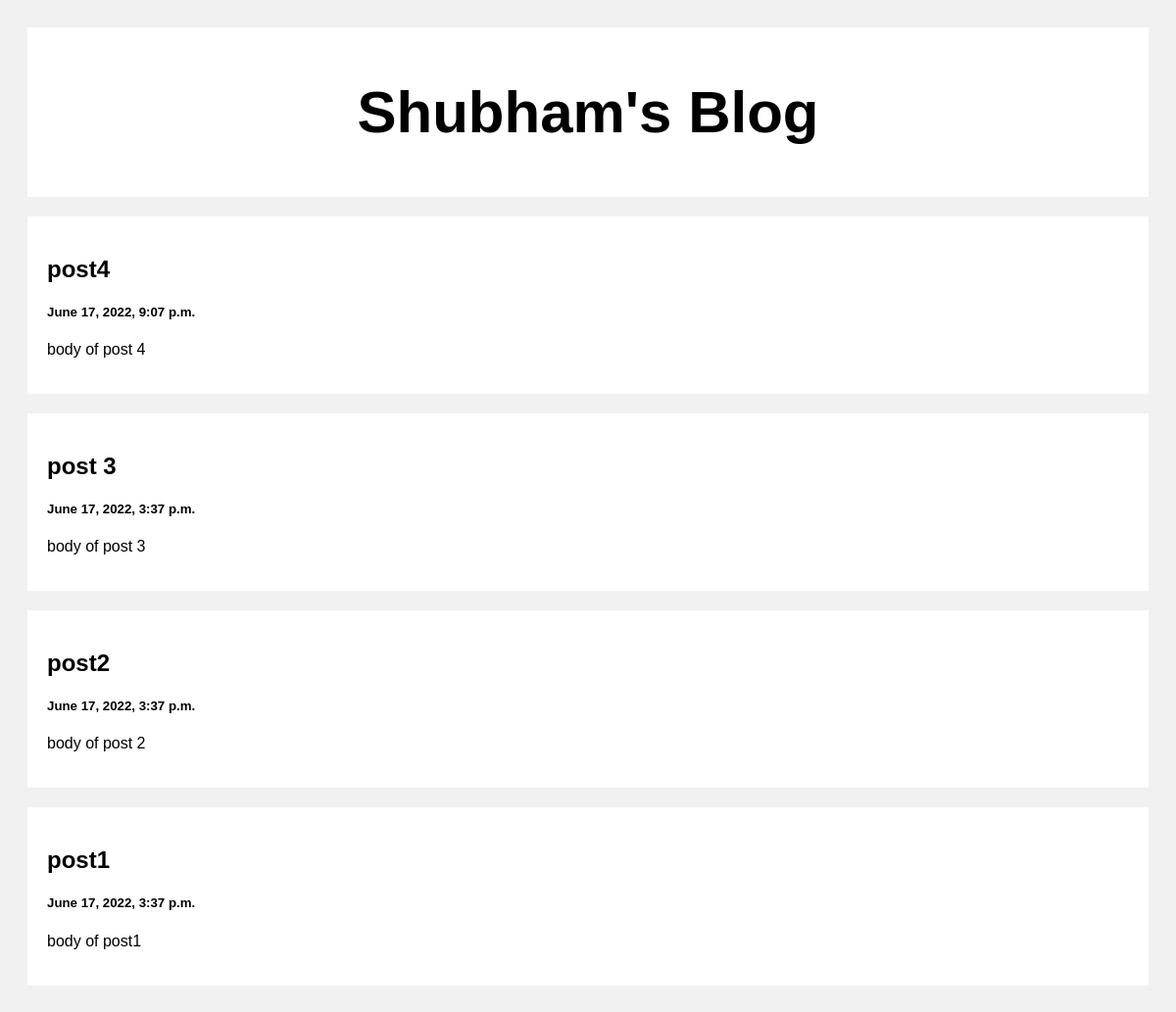
The page / on the database its author committed.
### posts/models.py (models this page shows)
class Post(models.Model):
    title=models.CharField(max_length=100)
    body=models.CharField(max_length=1000000)
    created_at=models.DateTimeField(default=datetime.now,blank=True)

### posts/views.py (the view)
# urls.py: path('',views.index,name="index"),
def index(request):
     Posts=Post.objects.all()
     return render(request,'index.html',{'Posts':Posts})

### templates/index.html (shortened to what this page needs)
<!DOCTYPE html>
<html>
<head>
{% load static %}
<link href="{%static 'style.css' %}" rel="stylesheet">
</head>
<body>
<div class="header">
  <h2>Shubham's Blog</h2>
</div>
<div class="row">
  <div class="leftcolumn">
    {% for post in Posts reversed %}
    <div class="card">
      <a style="text-decoration: none; color: black;" href="post/{{post.id}}">
        <h2>{{post.title}}</h2>
        <h5>{{post.created_at}}</h5>
        <p>{{post.body|truncatewords:20}}</p>
      </a>
    </div>
    {% endfor %}
  </div>
</div>
</body>
</html>

### static/style.css (style rules this page uses)
* { box-sizing: border-box; }
body { font-family: Arial; padding: 20px; background: #f1f1f1; }
.header { padding: 2px; font-size: 40px; text-align: center; background: white; }
.leftcolumn { float: left; width: 100%; }
.card { background-color: white; padding: 20px; margin-top: 20px; }
.row:after { content: ""; display: table; clear: both; }

### rows shown on the page
Post: title "post4", created_at "June 17, 2022, 9:07 p.m.", body "body of post 4"
Post: title "post 3", created_at "June 17, 2022, 3:37 p.m.", body "body of post 3"
Post: title "post2", created_at "June 17, 2022, 3:37 p.m.", body "body of post 2"
Post: title "post1", created_at "June 17, 2022, 3:37 p.m.", body "body of post1"
